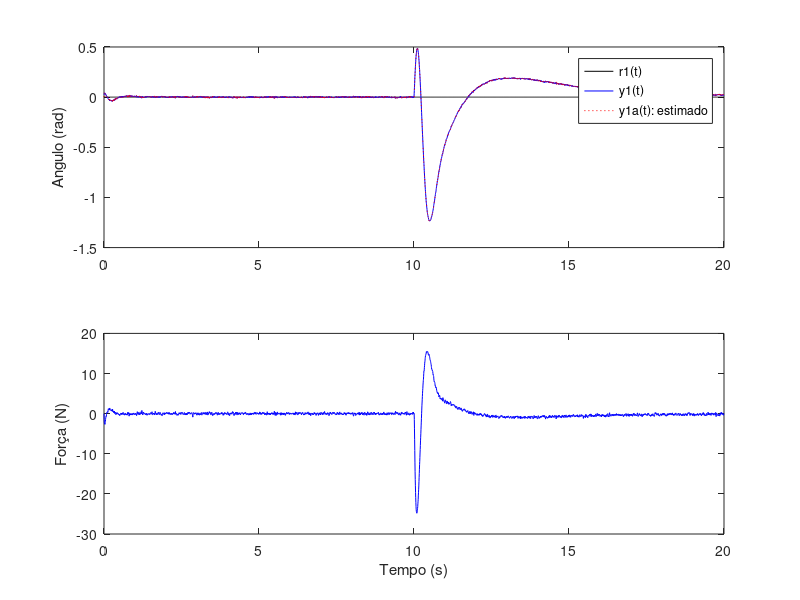
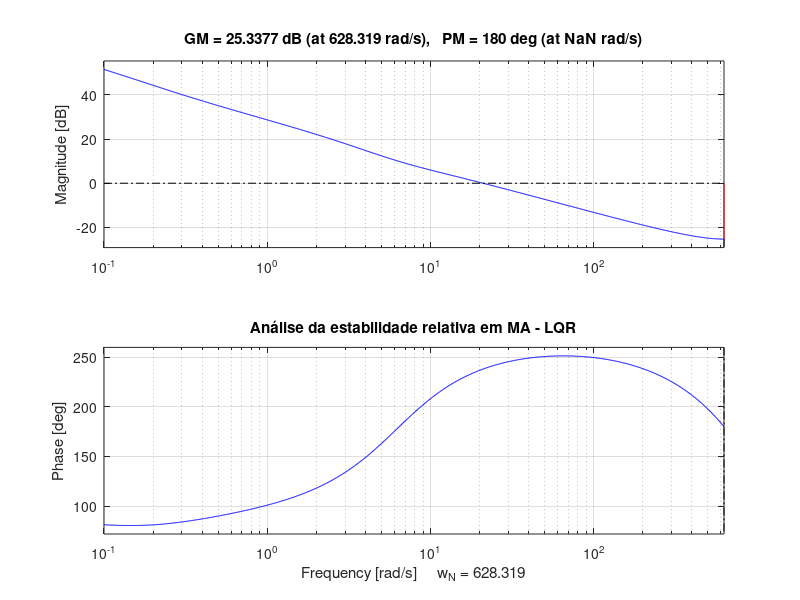
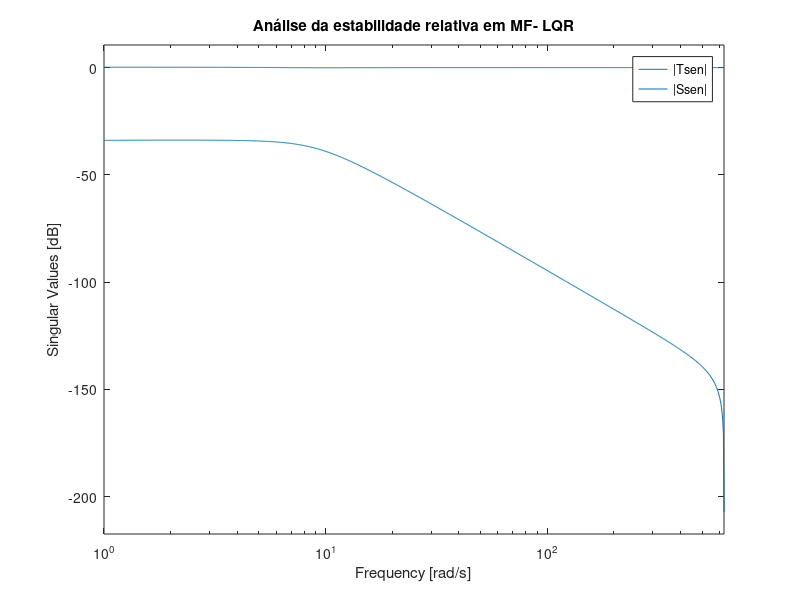
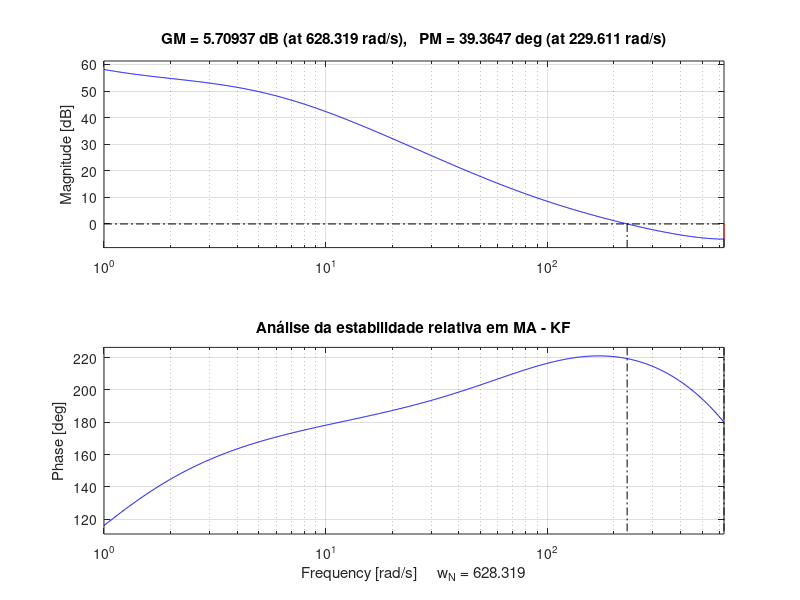

The MATLAB source for these figures, in order:
%% Atividade 03: Análise da estabilidade relativa do controle digital do pêndulo invertido sobre carro (A2).
clear all; close all; clc;

%% Planta do pêndulo invertido 
% Ref.: https://ctms.engin.umich.edu/CTMS/index.php?example=InvertedPendulum&section=SystemModeling 

%% Modelo em Espaço de Estados em Tempo Continuo
M = 0.5; m = 0.2; b = 0.1; I = 0.006; g = 9.8; l = 0.3; 
p = I*(M+m)+M*m*l^2; 

% Matrizes de estado
A = [0      1              0           0;
     0 -(I+m*l^2)*b/p  (m^2*g*l^2)/p   0;
     0      0              0           1;
     0 -(m*l*b)/p       m*g*l*(M+m)/p  0];

B = [   0; 
    (I+m*l^2)/p;
        0; 
      m*l/p];

C = [0 0 1 0]; ny = size(C,1); % sersor da posição angular do pêndulo

D = zeros(ny,1);
    
sys_ss_c = ss(A,B,C,D, ...
    'statename', {'x' 'x_dot' 'phi' 'phi_dot'}, ...
    'inputname',{'u'}, ...
    'outputname', {'phi'})

f_max = max(damp(sys_ss_c));


%% Modelo em Espaço de Estado em Tempo Discreto 
v_factor = 200;                  % fator de velocidade da amostragem  
fs = (f_max*v_factor)/(2*pi);    % frequencia de amostragem (Hz) 
Ts = 1/fs;                       % periodo de amostragem (s) 
Ts = fix(v_factor*Ts)/v_factor; 

% Discretizando o sistema
sys_ss_d = c2d(sys_ss_c, Ts)
[Ad, Bd, Cd, Dd] = ssdata(sys_ss_d);

%% Modelo Aumentando em Espaço de Estado Discreto (adicionar o integrador)
Aa = [eye(ny, ny)   Cd*Ad;
      zeros(4, ny)  Ad];  n = length(Aa);     % Número de variaveis de estado (o integrador é considerado)

Ba = [Cd*Bd;
       Bd];

Ca = [eye(ny, ny) zeros(ny, 4)];  

Da = Dd;

sys_ss_d_a = ss(Aa, Ba, Ca, Da, Ts,  ...
    'statename', {'x' 'x_dot' 'phi' 'phi_dot' 'int'}, ...
    'inputname',{'u'}, ...
    'outputname', {'phi'})

%% Controle via realimentação de estado estimado - LQR
disp('Controlador LQR');
%Teste 0
             % y1  x  x_dot  phi  phi_dot  
Q_lqr = diag([ 1   1    1     1      1 ]);  % peso das variaveis 
R_lqr = 1;                                  % peso do esforço de controle

% Teste1
% Q_lqr = diag([0.1 0.1 100 0.1 0.5]); % peso alto para phi
% R_lqr = 1; % controle ainda penalizado normalmente
 
% Teste2
% Q_lqr = diag([1 1 100 1 1]);
% R_lqr = 10;

% Teste3
% Q_lqr = diag([1 10 100 10 1]);
% R_lqr = 1;

disp('Verificação da Detectabilidade (p/ o LQR):');
Ob_dec_lqr = obsv(Aa', sqrt(Q_lqr)');
disp(['> rank(obsv(Aa^(T), sqrt(Q_lqr)^(T))) = ' num2str(rank(Ob_dec_lqr))]);

if rank(Ob_dec_lqr) == n
    disp(['== ' num2str(n) ' - O sistema é detectável' ]);
else
    disp(['!= ' num2str(n) ' - O sistema não é detectável' ]);
end

% Calculo da matriz P pela Equação a Diferenças de Riccati
P = 1e6*eye(n, n); p_samples = 1000; 
for i = 1:p_samples
    P = Aa'*P*Aa -Aa'*P*Ba*inv(Ba'*P*Ba+R_lqr)*Ba'*P*Aa+Q_lqr;
    traceP(i)=trace(P); 
end
% figure; plot(traceP); ylabel('Traço de P - LQR'); xlabel('Amostras');

% Calculo do Ganho
K = ( Aa'*P*Ba*inv(Ba'*P*Ba+R_lqr) )';
disp('LQG K = '); disp(K);

% Analise dos poles e autovalores do sistema
disp('Autovalores do controlador LQR:');
disp(eig(Aa-Ba*K)); % precisam ser estaveis (está dentro do circulo únitario no plano z)

%% Estimador de estados - Filtro de Kalman
disp('Filtro de Kalman');
             % y1  x  x_dot  phi  phi_dot  
Q_kf = diag([ 1   1    1     1      1 ]);  % peso das variaveis 
R_kf = 1;                                  % ruído da medição

disp('Verificação da Detectabilidade (p/ o Filtro de Kalman):');
Ob_dec_kf = obsv(Aa', sqrt(Q_kf)');
disp(['> rank(obsv(Aa^(T), sqrt(Q_kf)^(T))) = ' num2str(rank(Ob_dec_kf))]);

if rank(Ob_dec_kf) == n
    disp(['== ' num2str(n) ' - O sistema é detectável' ]);
else
    disp(['!= ' num2str(n) ' - O sistema não é detectável' ]);
end

% Calculo da matriz P pela Equação a Diferenças de Riccati
Po = 1e6*eye(n, n); p_samples = 1000; 
for i = 1:p_samples
    Po = Aa*Po*Aa' -Aa*Po*Ca'*inv(Ca*Po*Ca'+R_kf)*Ca*Po*Aa'+Q_kf;
    tracePo(i)=trace(Po); 
end
% figure; plot(tracePo); ylabel('Traço de P - Filtros de Kalman'); xlabel('Amostras');

% Calculo do Ganho
L = ( Aa*Po*Ca'*inv(Ca*Po*Ca'+R_kf) );
disp('KF L = '); disp(L);

% Analise dos poles e autovalores do sistema
disp('Autovalores do filtros de Kalman:');
disp(eig(Aa-L*Ca)); % precisam ser estaveis (está dentro do circulo únitario no plano z)

%% Simulação do Compensador dinâmico completo - LQG
t_f = 20;           % temos de simulação
N = round(t_f/Ts);  % número de amostras
t = 0:Ts:N*Ts-Ts;   % vetor de tempo discreto
    
    % Sinal de referencia
    r1(1:5) = 0; r1(6:N) = 0;

    % Disturbios na entrada e saida
    w1 = 0*wgn(1, N, 1e-3, 'linear'); % ruido
    w2(1:round(N/2)) = 0; w2(round(N/2)+1:N) = 1*0.0349; % deformação de ~2 graus sobre o pendulo

    v1 = 1*wgn(1, N, 1e-5, 'linear'); % ruido no sensor
    v2(1:round(N/2)) = 0; v2(round(N/2)+1:N) =+0.2*0;

    % Condições iniciais do modelo nominal
                % x  x_dot    phi    phi_dot
    x(:,:, 1) = [0;  0;    0.0349;     0];   % entrada
    y(:,:, 1) = C*x(:,:, 1);                 % saida
    u(1) = 0;                                % sinal de controle

    % Condições iniciais do modelo aumentado
                % y1  x  x_dot  phi  phi_dot
    xa(:,:, 1) = [0;  0;    0;     0;     0];   % entrada
    ya(:,:, 1) = Ca*xa(:,:, 1);                 % saida
    du(1) = 0;                                  % sinal de controle

    % Condições iniciais das variaveis estimadas
    x1e(1)= 0; x2e(1)= 0; x3e(1)= 0; x4e(1)= 0;

for k = 2:N
    % Modelo em espaço de estados
    x(:,:, k) = Ad*x(:,:, k-1) + Bd*u(k-1) + [0; 0; 1; 0]*w2(k-1); 
    y(:,:, k) = Cd*x(:,:, k) + v1(k) + v2(k);

    % Modelo em espaço de estados aumentado com o filtro de Kalman
    xa(:,:, k) = Aa*xa(:,:, k-1) + Ba*du(k-1) + L*(y(:,:, k-1) - ya(:,:, k-1));
    ya(:,:, k) = Ca*xa(:,:, k);

    % Lei de controle de realimentação de estados
    du(k) = K*([r1(k); 0; 0; 0; 0] - xa(:,:, k));

    % Passando du(k) pelo integrador discreto   
    u(k) = u(k-1) + du(k);
end

% Plots
figure;
subplot(211)
    plot(t, r1, 'k'); hold;
    plot(t, y(1,:),'b'); plot(t, ya(1,:), ':r');
    legend('r1(t)', 'y1(t)', 'y1a(t): estimado');
    ylabel('Angulo (rad)');
subplot(212)
    plot(t, u, 'b'); xlabel('Tempo (s)'); ylabel('Força (N)');


%% Análise da estabilidade relativa - LQR
disp("Análise da estabilidade relativa - LQR");
% Método 1 - Análise em MA (recomendado apenas em sist. estáveis)
clear Tsen Ssen mt ms GmdB Pmdeg

figure; margin(ss(Aa, Ba, K, Da, Ts)); grid on;
title('Análise da estabilidade relativa em MA - LQR');

% Método 2 - Análise em MF (via funções de sensibilidade)
clear Tsen Ssen mt ms GmdB Pmdeg
    % Supondo o caso SISO, em que apenas r1 em r é um sinal não nulo, temos:
        % u = k1r1 - Kx
        % x_dot = Ax + Bu = Ax + B(k1r1 - Kx) = (A-BK)x + (Bk1)r1
        % y = Cx

Tsen = ss(Aa-Ba*K, Ba*K(1), Ca, Da, Ts);   % função sensibilidade complementar
Ssen = eye(ny,ny) - Tsen;                  % função sensibilidade

mt = max( sigma(Tsen) ); ms = max( sigma(Ssen) );

GmdB = min( 20*log10(ms/(ms-1)), 20*log10(1+(1/mt)) );
Pmdeg = (180/pi)*min( (2*asin(1/(2*ms)) ), (2*asin(1/(2*mt)) ) );

disp('GmdB = '); disp(GmdB); disp('Pmdeg = '); disp(Pmdeg);

figure; sigma(Tsen); hold; sigma(Ssen); grid;
legend('|Tsen|','|Ssen|'); title('Análise da estabilidade relativa em MF- LQR');


%% Análise da estabilidade relativa - Filtro de Kalman
disp("Análise da estabilidade relativa- KF");
clear Tsen Ssen mt ms GmdB Pmdeg
% Método 1 - Análise em MA (recomendado apenas em sist. estáveis)
    % x_dot_point = Ax_dot + Bu + Ly
    % y_dot = Cx_dot

figure; margin(ss(Aa, L, Ca, Da,Ts)); grid on;
title('Análise da estabilidade relativa em MA - KF');

% Método 2 - Análise em MF (via funções de sensibilidade)
    % x_dot_point = Ax_dot + Bu + L(y - y_dot) = (A-CL)x_dot + Bu + Ly
    % y_dot = Cx_dot
clear Tsen Ssen mt ms GmdB Pmdeg

Tsen = ss(Aa-L*Ca, L, Ca, Da, Ts);     % função sensibilidade complementar
Ssen = eye(ny,ny) - Tsen;              % função sensibilidade

mt = max( sigma(Tsen) ); ms = max( sigma(Ssen) );

% A margem é maior ou igual a isso, logo esse é o pior caso
GmdB = min( 20*log10(ms/(ms-1)), 20*log10(1+(1/mt)) );
Pmdeg = (180/pi)*min( (2*asin(1/(2*ms)) ), (2*asin(1/(2*mt)) ) );

disp('GmdB = '); disp(GmdB); disp('Pmdeg = '); disp(Pmdeg);

figure; sigma(Tsen); hold; sigma(Ssen); grid;
legend('|Tsen|','|Ssen|'); title('Análise da estabilidade relativa em MF- KF');


%% Análise da estabilidade relativa - LQG
disp("Análise da estabilidade relativa - LQG");
% Método 1 - Análise em MA (recomendado apenas em sist. estáveis)
clear Tsen Ssen mt ms GmdB Pmdeg A_comp B_comp C_comp

A_comp = [ Aa    zeros(n, n); 
          L*Ca   Aa-L*Ca];

B_comp = [Ba*K(1); Ba*K(1)];

C_comp = [Ca zeros(ny, n)];

Tsen = ss(A_comp, B_comp, C_comp, Da, Ts);   % função sensibilidade complementar
Ssen = eye(ny,ny) - Tsen;                    % função sensibilidade      

figure; sigma(Tsen); hold; sigma(Ssen); grid;
legend('|Tsen|','|Ssen|'); title('Análise da estabilidade relativa em MA - LQG');


% Método 2 - Análise em MF (via funções de sensibilidade)
clear Tsen Ssen mt ms GmdB Pmdeg A_comp B_comp C_comp

A_comp = [ Aa    -Ba*K; 
          L*Ca   Aa-Ba*K-L*Ca];

B_comp = [Ba*K(1); Ba*K(1)];

C_comp = [Ca zeros(ny, n)];

Tsen = ss(A_comp, B_comp, C_comp, Da, Ts);   % função sensibilidade complementar
Ssen = eye(ny,ny) - Tsen;                    % função sensibilidade      

mt = max( sigma(Tsen) ); ms = max( sigma(Ssen) );

GmdB = min( 20*log10(ms/(ms-1)), 20*log10(1+(1/mt)) );
Pmdeg = (180/pi)*min( (2*asin(1/(2*ms)) ), (2*asin(1/(2*mt)) ) );

disp('GmdB = '); disp(GmdB); disp('Pmdeg = '); disp(Pmdeg);

figure; sigma(Tsen); hold; sigma(Ssen); grid;
legend('|Tsen|','|Ssen|'); title('Análise da estabilidade relativa em MF- LQG');
     
